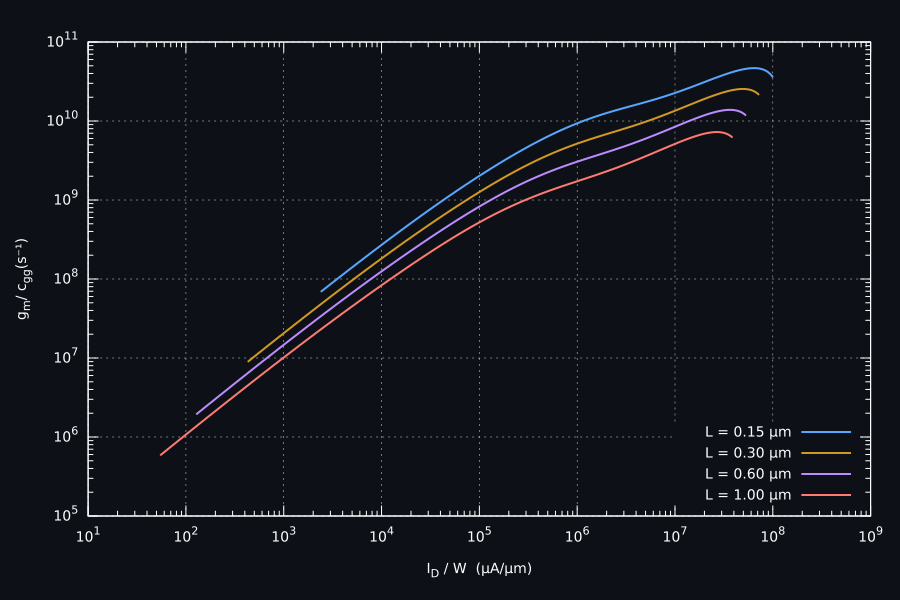

This figure's gnuplot source:

set terminal svg size 900,600 enhanced font "DejaVu Sans,14"  background rgb "#0d1117"
set output "gm_cgg_vs_id_w.svg"

set border lc rgb "#ffffff"
set tics textcolor rgb "#ffffff"
set xlabel "I_D / W  (µA/µm)" textcolor rgb "#ffffff"
set ylabel "g_m / c_{gg} (s⁻¹)" textcolor rgb "#ffffff"

set grid lc rgb "#dddddd" lw 0.5
set logscale x
set logscale y
set format x "10^{%T}"
set format y "10^{%T}"

set lmargin 9
set rmargin 3
set tmargin 2
set bmargin 4

set key right bottom textcolor "#ffffff"
plot \
    "pmos_l0p35_tt.dat"  using 4:8 with lines lw 2 lc rgb "#58a6ff" title "L = 0.15 µm", \
    "pmos_l0p5_tt.dat"  using 4:8 with lines lw 2 lc rgb "#d29922" title "L = 0.30 µm", \
    "pmos_l0p7_tt.dat"  using 4:8 with lines lw 2 lc rgb "#bc8cff" title "L = 0.60 µm", \
    "pmos_l1p0_tt.dat"  using 4:8 with lines lw 2 lc rgb "#ff7b72" title "L = 1.00 µm"
